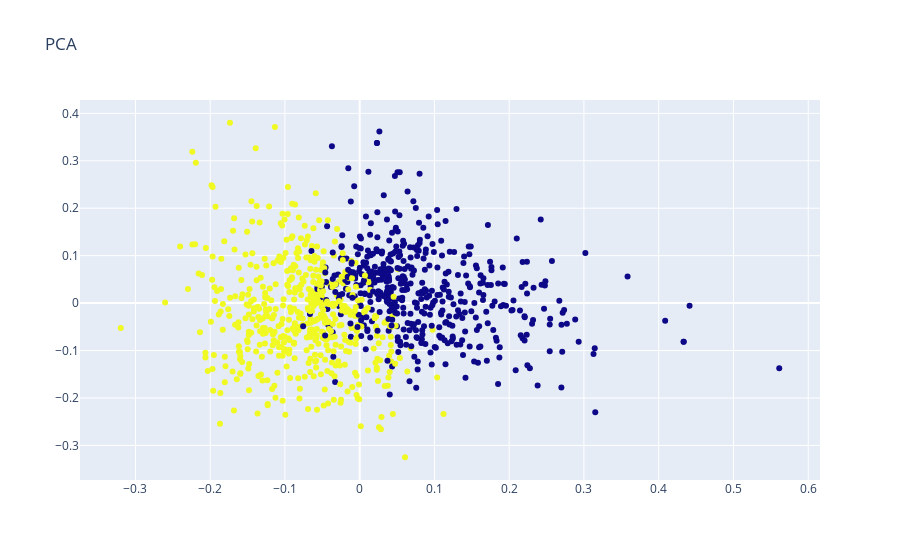

The notebook cell saved with this chart:
### Code cell
pca = PCA(n_components=2)
 
result = pca.fit_transform(tfidf_matrix)

result = pd.DataFrame(result)

result.columns = ['X', 'Y']

result['cluster'] = db_a.cluster.values

result['texto'] = db_a.texto_peq.values
 
trace = go.Scatter(x=result['X'].values,

                    y=result['Y'].values,

                    text=result['texto'].values,

                    mode='markers',

                    marker=dict(color=result['cluster'].values)) 
 
layout = go.Layout(title="PCA")
 
fig = go.Figure(data=trace, layout=layout)

iplot(fig)

### Figure 1 — Plotly figure (JSON) as saved in the notebook; plotly's stock layout.template omitted (floating-point values rounded to 4 significant figures; data arrays with more than 128 entries replaced by an {"elided": "..."} marker saying what was removed)
{"data": [{"marker": {"color": {"elided": "1000 int values"}}, "mode": "markers", "text": {"elided": "1000 str values"}, "type": "scatter", "x": {"elided": "1000 float values"}, "y": {"elided": "1000 float values"}}], "layout": {"title": {"text": "PCA"}}}
